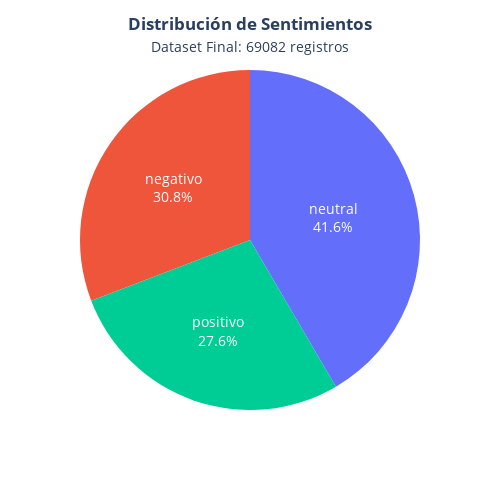

Notebook cell for this chart:
### Markdown cell above
#### **Visualización de la distribución de Sentimientos**

### Code cell
# Grafica de pastel con Plotly

valores = df_final['Sentimiento_Final'].value_counts().reset_index()
valores.columns = ['sentimientos', 'Cantidad']
fig1 = px.pie(
    names = valores.sentimientos,
    values = valores.Cantidad,
)

fig1.update_traces(textposition='inside', textinfo='label+percent',  insidetextfont=dict(color = 'white', size=14)
)

fig1.update_layout(
    title_text=f'<b>Distribución de Sentimientos</b><br><span style="font-size:14px">Dataset Final: {total_registros} registros</span>',
    title_x=0.5,
    width=500,
    height=500,
    showlegend=False,
)

fig1.show()

### Figure 1 — Plotly figure (JSON) as saved in the notebook; plotly's stock layout.template omitted (floating-point values rounded to 4 significant figures)
{"data": [{"domain": {"x": [0, 1], "y": [0, 1]}, "hovertemplate": "label=%{label}<br>value=%{value}<extra></extra>", "insidetextfont": {"color": "white", "size": 14}, "labels": ["neutral", "negativo", "positivo"], "legendgroup": "", "name": "", "showlegend": true, "textinfo": "label+percent", "textposition": "inside", "type": "pie", "values": [28715, 21287, 19080]}], "layout": {"height": 500, "legend": {"tracegroupgap": 0}, "margin": {"t": 60}, "showlegend": false, "title": {"text": "<b>Distribución de Sentimientos</b><br><span style=\"font-size:14px\">Dataset Final: 69082 registros</span>", "x": 0.5}, "width": 500}}
